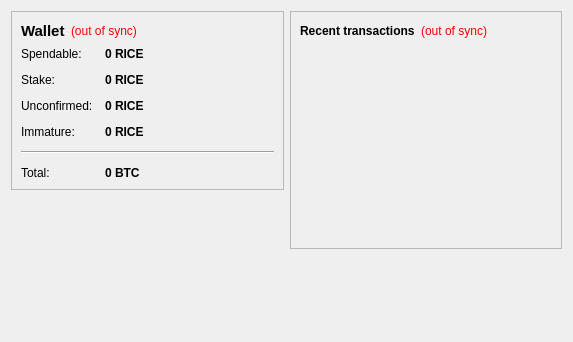
<?xml version="1.0" encoding="UTF-8"?>
<ui version="4.0">
 <class>OverviewPage</class>
 <widget class="QWidget" name="OverviewPage">
  <property name="geometry">
   <rect>
    <x>0</x>
    <y>0</y>
    <width>573</width>
    <height>342</height>
   </rect>
  </property>
  <property name="windowTitle">
   <string>Form</string>
  </property>
  <layout class="QHBoxLayout" name="horizontalLayout" stretch="1,1">
   <item>
    <layout class="QVBoxLayout" name="verticalLayout_2">
     <item>
      <widget class="QFrame" name="frame">
       <property name="frameShape">
        <enum>QFrame::StyledPanel</enum>
       </property>
       <property name="frameShadow">
        <enum>QFrame::Raised</enum>
       </property>
       <layout class="QVBoxLayout" name="verticalLayout_4">
        <item>
         <layout class="QHBoxLayout" name="horizontalLayout_4">
          <item>
           <widget class="QLabel" name="label_5">
            <property name="font">
             <font>
              <pointsize>11</pointsize>
              <weight>75</weight>
              <bold>true</bold>
             </font>
            </property>
            <property name="text">
             <string>Wallet</string>
            </property>
           </widget>
          </item>
          <item>
           <widget class="QLabel" name="labelWalletStatus">
            <property name="toolTip">
             <string>The displayed information may be out of date. Your wallet automatically synchronizes with the Ricecoin network after a connection is established, but this process has not completed yet.</string>
            </property>
            <property name="styleSheet">
             <string notr="true">QLabel { color: red; }</string>
            </property>
            <property name="text">
             <string notr="true">(out of sync)</string>
            </property>
            <property name="alignment">
             <set>Qt::AlignLeading|Qt::AlignLeft|Qt::AlignVCenter</set>
            </property>
           </widget>
          </item>
          <item>
           <spacer name="horizontalSpacer_2">
            <property name="orientation">
             <enum>Qt::Horizontal</enum>
            </property>
            <property name="sizeHint" stdset="0">
             <size>
              <width>40</width>
              <height>20</height>
             </size>
            </property>
           </spacer>
          </item>
         </layout>
        </item>
        <item>
         <layout class="QFormLayout" name="formLayout_2">
          <property name="fieldGrowthPolicy">
           <enum>QFormLayout::AllNonFixedFieldsGrow</enum>
          </property>
          <property name="horizontalSpacing">
           <number>12</number>
          </property>
          <property name="verticalSpacing">
           <number>12</number>
          </property>
          <item row="0" column="0">
           <widget class="QLabel" name="label">
            <property name="text">
             <string>Spendable:</string>
            </property>
           </widget>
          </item>
          <item row="0" column="1">
           <widget class="QLabel" name="labelBalance">
            <property name="font">
             <font>
              <weight>75</weight>
              <bold>true</bold>
             </font>
            </property>
            <property name="cursor">
             <cursorShape>IBeamCursor</cursorShape>
            </property>
            <property name="toolTip">
             <string>Your current spendable balance</string>
            </property>
            <property name="text">
             <string notr="true">0 RICE</string>
            </property>
            <property name="textInteractionFlags">
             <set>Qt::LinksAccessibleByMouse|Qt::TextSelectableByKeyboard|Qt::TextSelectableByMouse</set>
            </property>
           </widget>
          </item>
          <item row="1" column="0">
           <widget class="QLabel" name="label_6">
            <property name="text">
             <string>Stake:</string>
            </property>
           </widget>
          </item>
          <item row="1" column="1">
           <widget class="QLabel" name="labelStake">
            <property name="font">
             <font>
              <weight>75</weight>
              <bold>true</bold>
             </font>
            </property>
            <property name="cursor">
             <cursorShape>IBeamCursor</cursorShape>
            </property>
            <property name="toolTip">
             <string>Total of coins that was staked, and do not yet count toward the current balance</string>
            </property>
            <property name="text">
             <string notr="true">0 RICE</string>
            </property>
            <property name="textInteractionFlags">
             <set>Qt::LinksAccessibleByMouse|Qt::TextSelectableByKeyboard|Qt::TextSelectableByMouse</set>
            </property>
           </widget>
          </item>
          <item row="2" column="0">
           <widget class="QLabel" name="label_3">
            <property name="text">
             <string>Unconfirmed:</string>
            </property>
           </widget>
          </item>
          <item row="2" column="1">
           <widget class="QLabel" name="labelUnconfirmed">
            <property name="font">
             <font>
              <weight>75</weight>
              <bold>true</bold>
             </font>
            </property>
            <property name="cursor">
             <cursorShape>IBeamCursor</cursorShape>
            </property>
            <property name="toolTip">
             <string>Total of transactions that have yet to be confirmed, and do not yet count toward the current balance</string>
            </property>
            <property name="text">
             <string notr="true">0 RICE</string>
            </property>
            <property name="textInteractionFlags">
             <set>Qt::LinksAccessibleByMouse|Qt::TextSelectableByKeyboard|Qt::TextSelectableByMouse</set>
            </property>
           </widget>
          </item>
          <item row="3" column="0">
           <widget class="QLabel" name="labelImmatureText">
            <property name="text">
             <string>Immature:</string>
            </property>
           </widget>
          </item>
          <item row="3" column="1">
           <widget class="QLabel" name="labelImmature">
            <property name="font">
             <font>
              <weight>75</weight>
              <bold>true</bold>
             </font>
            </property>
            <property name="toolTip">
             <string>Mined balance that has not yet matured</string>
            </property>
            <property name="text">
             <string notr="true">0 RICE</string>
            </property>
            <property name="textInteractionFlags">
             <set>Qt::LinksAccessibleByMouse|Qt::TextSelectableByKeyboard|Qt::TextSelectableByMouse</set>
            </property>
           </widget>
          </item>
          <item row="4" column="0" colspan="2">
           <widget class="Line" name="line">
            <property name="orientation">
             <enum>Qt::Horizontal</enum>
            </property>
           </widget>
          </item>
          <item row="5" column="0">
           <widget class="QLabel" name="labelTotalText">
            <property name="text">
             <string>Total:</string>
            </property>
           </widget>
          </item>
          <item row="5" column="1">
           <widget class="QLabel" name="labelTotal">
            <property name="font">
             <font>
              <weight>75</weight>
              <bold>true</bold>
             </font>
            </property>
            <property name="cursor">
             <cursorShape>IBeamCursor</cursorShape>
            </property>
            <property name="toolTip">
             <string>Your current total balance</string>
            </property>
            <property name="text">
             <string notr="true">0 BTC</string>
            </property>
            <property name="textInteractionFlags">
             <set>Qt::LinksAccessibleByMouse|Qt::TextSelectableByKeyboard|Qt::TextSelectableByMouse</set>
            </property>
           </widget>
          </item>
         </layout>
        </item>
       </layout>
      </widget>
     </item>
     <item>
      <spacer name="verticalSpacer_3">
       <property name="orientation">
        <enum>Qt::Vertical</enum>
       </property>
       <property name="sizeHint" stdset="0">
        <size>
         <width>20</width>
         <height>40</height>
        </size>
       </property>
      </spacer>
     </item>
     <item>
      <widget class="QLabel" name="label_2">
       <property name="text">
        <string/>
       </property>
       <property name="pixmap">
        <pixmap resource="../bitcoin.qrc">:/images/backg</pixmap>
       </property>
       <property name="scaledContents">
        <bool>false</bool>
       </property>
       <property name="alignment">
        <set>Qt::AlignCenter</set>
       </property>
      </widget>
     </item>
     <item>
      <spacer name="verticalSpacer">
       <property name="orientation">
        <enum>Qt::Vertical</enum>
       </property>
       <property name="sizeHint" stdset="0">
        <size>
         <width>20</width>
         <height>40</height>
        </size>
       </property>
      </spacer>
     </item>
    </layout>
   </item>
   <item>
    <layout class="QVBoxLayout" name="verticalLayout_3">
     <item>
      <widget class="QFrame" name="frame_2">
       <property name="frameShape">
        <enum>QFrame::StyledPanel</enum>
       </property>
       <property name="frameShadow">
        <enum>QFrame::Raised</enum>
       </property>
       <layout class="QVBoxLayout" name="verticalLayout">
        <item>
         <layout class="QHBoxLayout" name="horizontalLayout_2">
          <item>
           <widget class="QLabel" name="label_4">
            <property name="text">
             <string>&lt;b&gt;Recent transactions&lt;/b&gt;</string>
            </property>
           </widget>
          </item>
          <item>
           <widget class="QLabel" name="labelTransactionsStatus">
            <property name="toolTip">
             <string>The displayed information may be out of date. Your wallet automatically synchronizes with the Ricecoin network after a connection is established, but this process has not completed yet.</string>
            </property>
            <property name="styleSheet">
             <string notr="true">QLabel { color: red; }</string>
            </property>
            <property name="text">
             <string notr="true">(out of sync)</string>
            </property>
            <property name="alignment">
             <set>Qt::AlignRight|Qt::AlignTrailing|Qt::AlignVCenter</set>
            </property>
           </widget>
          </item>
          <item>
           <spacer name="horizontalSpacer">
            <property name="orientation">
             <enum>Qt::Horizontal</enum>
            </property>
            <property name="sizeHint" stdset="0">
             <size>
              <width>40</width>
              <height>20</height>
             </size>
            </property>
           </spacer>
          </item>
         </layout>
        </item>
        <item>
         <widget class="QListView" name="listTransactions">
          <property name="styleSheet">
           <string notr="true">QListView { background: transparent; }</string>
          </property>
          <property name="frameShape">
           <enum>QFrame::NoFrame</enum>
          </property>
          <property name="verticalScrollBarPolicy">
           <enum>Qt::ScrollBarAlwaysOff</enum>
          </property>
          <property name="horizontalScrollBarPolicy">
           <enum>Qt::ScrollBarAlwaysOff</enum>
          </property>
          <property name="selectionMode">
           <enum>QAbstractItemView::NoSelection</enum>
          </property>
         </widget>
        </item>
       </layout>
      </widget>
     </item>
     <item>
      <spacer name="verticalSpacer_2">
       <property name="orientation">
        <enum>Qt::Vertical</enum>
       </property>
       <property name="sizeHint" stdset="0">
        <size>
         <width>20</width>
         <height>40</height>
        </size>
       </property>
      </spacer>
     </item>
    </layout>
   </item>
  </layout>
 </widget>
 <resources>
  <include location="../bitcoin.qrc"/>
 </resources>
 <connections/>
</ui>
